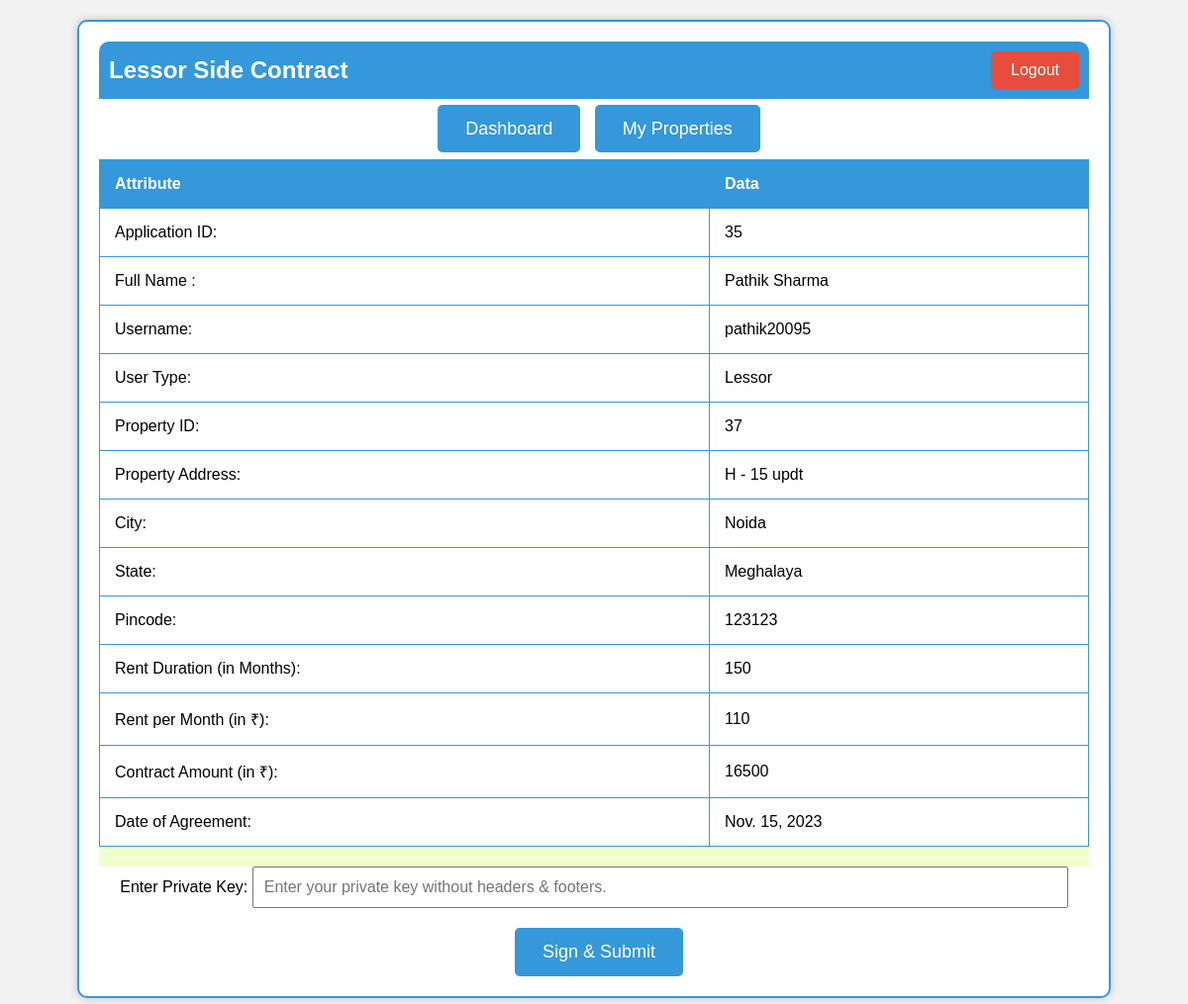
Page /lessor_contract/35 (signed in) on the committed database.
### project_app/models.py (models this page shows, shortened)
class PropertyApplications(models.Model):
    property_id = models.DecimalField(decimal_places=0, max_digits=10, null = False, blank = False, default = False)
    application_type = models.CharField(max_length=4, null = False, blank = False, default = False)
    property_owner = models.CharField(max_length=30,  null= False, blank=False, default = False)
    interested_user = models.CharField(max_length=30,  null= False, blank=False, default = False)
    status = models.CharField(max_length=15, null = False, blank = False, default = "PENDING")

class Property(models.Model):
    owner = models.CharField(max_length=30,  null= False, blank=False, default = None)
    address_line_1 = models.CharField(max_length=30,  null= False, blank=False, default = None)
    address_line_2 = models.CharField(max_length=30,  null= False, blank=True, default = '')
    state = models.CharField(max_length=30,  null= False, blank=False, default = None)
    city = models.CharField(max_length=30,  null= False, blank=False, default = None)
    pincode = models.CharField(max_length=6,  null= False, blank=False, default = None)
    type = models.CharField(max_length=4,  null= False, blank=False, default = None)
    duration = models.DecimalField(decimal_places=0, max_digits=3, validators=[MaxValueValidator(limit_value=240)], null = True, blank = True, default = None)
    price = models.DecimalField(decimal_places=0, max_digits=10, null = True, blank = True, default= 0)
    facilities = models.CharField(max_length=20,  null= False, blank=False, default = None)

### project_app/views.py (the view)
# urls.py: path("lessor_contract/<int:id>", views.lessor_contract, name = 'lessor_contract_page' ),
def lessor_contract(request, id):
    username = request.session.get('username')
    if(request.session.get('email_kyc') is None):
            return redirect('logout_page')
    if(username is None):
        return redirect('login_page')
    try:
        current_application = PropertyApplications.objects.get(id = id)
        property = Property.objects.get(id = current_application.property_id)
        if(property.owner != username):
            messages.error(request, 'You are trying to process contract of a property that you do not own. Please login into respective account first.')
            return redirect('logout_page')
        if request.method == 'POST':
            data = json.loads(request.body)
            base64JsonString = data.get('contract_payload', None)
            base64Signature = data.get('signature', None)
            signature = base64.b64decode(data.get('signature', None))
            public_key_pem = AppUser.objects.get(username = username).public_key
            public_key = RSA.import_key(public_key_pem)
            try:
                h = SHA256.new(base64JsonString.encode('utf-8'))
                verifier = pkcs1_15.new(public_key)
                verifier.verify(h, signature)
            except Exception as e:
                messages.error(request, 'Signature Error!\n Please Try Again.')
                response_data = {
                    'success': False,
                    'url': f'/lessor_contract/{id}'
                }
                return JsonResponse(response_data)
            current_application = PropertyApplications.objects.get(id = id)
            current_property_id = current_application.property_id
            property = Property.objects.get(id = current_property_id)
            current_application.status = 'ACCEPTED'
            current_application.save()
            applications = PropertyApplications.objects.filter(property_id=current_property_id, status='PENDING')
            for application in applications:
                application.status = 'REJECTED'
                application.save()
            contract_value = property.duration * property.price
            lessor_obj = AppUser.objects.get(username = current_application.property_owner)
            signed_token = base64JsonString + "." + base64Signature
            rentals_object = RentalsContract.objects.create(application_id = id, property_id = current_application.property_id,
                                                            property_address_line_1 = property.address_line_1, property_address_line_2 = property.address_line_2,
                                                            property_state = property.state, property_city = property.city, property_pincode = property.pincode,
                                                            username = current_application.property_owner, first_name = lessor_obj.first_name, second_name = lessor_obj.second_name,
                                                            party_type='lessor' ,date_of_agreement = timezone.now().date(), token = signed_token, duration = property.duration,
                                                            rent_per_month = property.price, total_rent = contract_value)
            rentals_object.save()
            messages.success(request, 'Successfully approved the application')
            response_data = {
                'success': True,
                'url': '/my_properties/'
            }
            return JsonResponse(response_data)
        else:
            current_application = PropertyApplications.objects.get(id = id)
            property = Property.objects.get(id = current_application.property_id)
            property_address = property.address_line_1 + " " +  property.address_line_2
            property_state = property.state
            property_city = property.city
            property_pincode = property.pincode
            contract_value = property.price * property.duration
            date_of_agreement = timezone.now().date()
            seller = AppUser.objects.get(username = current_application.property_owner)
            seller_name = seller.first_name +  " " + seller.second_name
            resp_data =  {'application_id': id, 'seller_username': current_application.property_owner, 'seller_name': seller_name,
                        'property_id': current_application.property_id,  'property_address': property_address, 'duration': property.duration,
                        'city': property_city, 'state': property_state, 'pincode': property_pincode, 'price_pm': property.price,
                        'contract_value': contract_value, 'date_of_agreement': date_of_agreement, 'party_type': 'Lessor'
                        }
            return render(request, 'lessor_contract.html', resp_data)
    except:
        messages.error(request, 'Unexpected Error')
        return redirect('my_properties_page')

### project_app/templates/lessor_contract.html (shortened to what this page needs)
{% load static %}
<!DOCTYPE html>
<html>
<head>
</head>
<body>
    <div class="container">
        <div class="navbar">
            <h2>Lessor Side Contract</h2>
            <a class="logout-button" href="/logout">Logout</a>
        </div>
        <div class="button-container">
            <a class="button" href="/dashboard">Dashboard</a>
            <a class="button" href="/my_properties">My Properties</a>
        </div>
        <table>
            <thead>
                <tr>
                    <th>Attribute</th>
                    <th>Data</th>
                </tr>
            </thead>
            <tbody>
                <tr>
                    <td>Application ID:</td>
                    <td>{{ application_id }}</td>
                </tr>
                <tr>
                    <td>Full Name :</td>
                    <td>{{ seller_name }}</td>
                </tr>
                <tr>
                    <td>Username:</td>
                    <td>{{ seller_username }}</td>
                </tr>
                <tr>
                    <td>User Type:</td>
                    <td>{{ party_type }}</td>
                </tr>
                <tr>
                    <td>Property ID:</td>
                    <td>{{ property_id }}</td>
                </tr>
                <tr>
                    <td>Property Address:</td>
                    <td>{{ property_address }}</td>
                </tr>
                <tr>
                    <td>City:</td>
                    <td>{{ city }}</td>
                </tr>
                <tr>
                    <td>State:</td>
                    <td>{{ state }}</td>
                </tr>
                <tr>
                    <td>Pincode:</td>
                    <td>{{ pincode }}</td>
                </tr>
                <tr>
                    <td>Rent Duration (in Months):</td>
                    <td>{{ duration }}</td>
                </tr>
                <tr>
                    <td>Rent per Month (in ₹):</td>
                    <td>{{ price_pm }}</td>
                </tr>
                <tr>
                    <td>Contract Amount (in ₹):</td>
                    <td>{{ contract_value }}</td>
                </tr>
                <tr>
                    <td>Date of Agreement:</td>
                    <td>{{ date_of_agreement }}</td>
                </tr>
            </tbody>
        </table>
        <div id="message-container" class="messages"></div>
        <div class="private-key-input">
            <label for="private-key">Enter Private Key:</label>
            <input type="text" id="private-key" name="private-key" placeholder="Enter your private key without headers & footers." style="width: 80%;">
        </div>
        <div class="button-container">
            <button class ='submit-key-button' id="sign_contract" class="button">Sign & Submit</button>
        </div>
    </div>
</body>
</html>

### project_app/templates/lessor_contract.html (style rules this page uses)
body { font-family: Arial, sans-serif; background-color: #f2f2f2; margin: 0; padding: 0; }
.container { max-width: 1000px; margin: 20px auto; padding: 20px; border: 2px solid #3498db; background-color: #fff; box-shadow: 0px 0px 10px rgba(0, 0, 0, 0.2); border-radius: 10px; }
.navbar { display: flex; justify-content: space-between; align-items: center; background-color: #3498db; padding: 10px; border-radius: 10px 10px 0 0; }
.navbar h2 { color: #fff; margin: 0; }
.logout-button { background-color: #e74c3c; color: #fff; border: none; padding: 10px 20px; font-size: 16px; border-radius: 5px; cursor: pointer; text-decoration: none; }
.button-container { margin-top: 20px; text-align: center; }
.button-container a.button, .button-container button.submit-key-button { background-color: #3498db; color: #fff; padding: 14px 28px; font-size: 18px; border: none; border-radius: 5px; cursor: pointer; text-decoration: none; margin-left: 10px; }
table { width: 100%; border-collapse: collapse; margin-top: 20px; }
table, th, td { border: 1px solid #3498db; }
th, td { padding: 15px; text-align: left; }
th { background-color: #3498db; color: #fff; }
.messages { background-color: #f1ffcc; color: #111111; padding: 10px; text-align: center; }
.private-key-input { text-align: center; }
#private-key { padding: 10px; font-size: 16px; }

### rows in the picture
PropertyApplications: property_owner "pathik20095", property "37"
Property: city "Noida", state "Meghalaya", pincode "123123", duration "150", price "110"

### other values in the picture
{{ application_id }} "35"
{{ seller_name }} "Pathik Sharma"
{{ party_type }} "Lessor"
{{ property_address }} "H - 15 updt"
{{ contract_value }} "16500"
